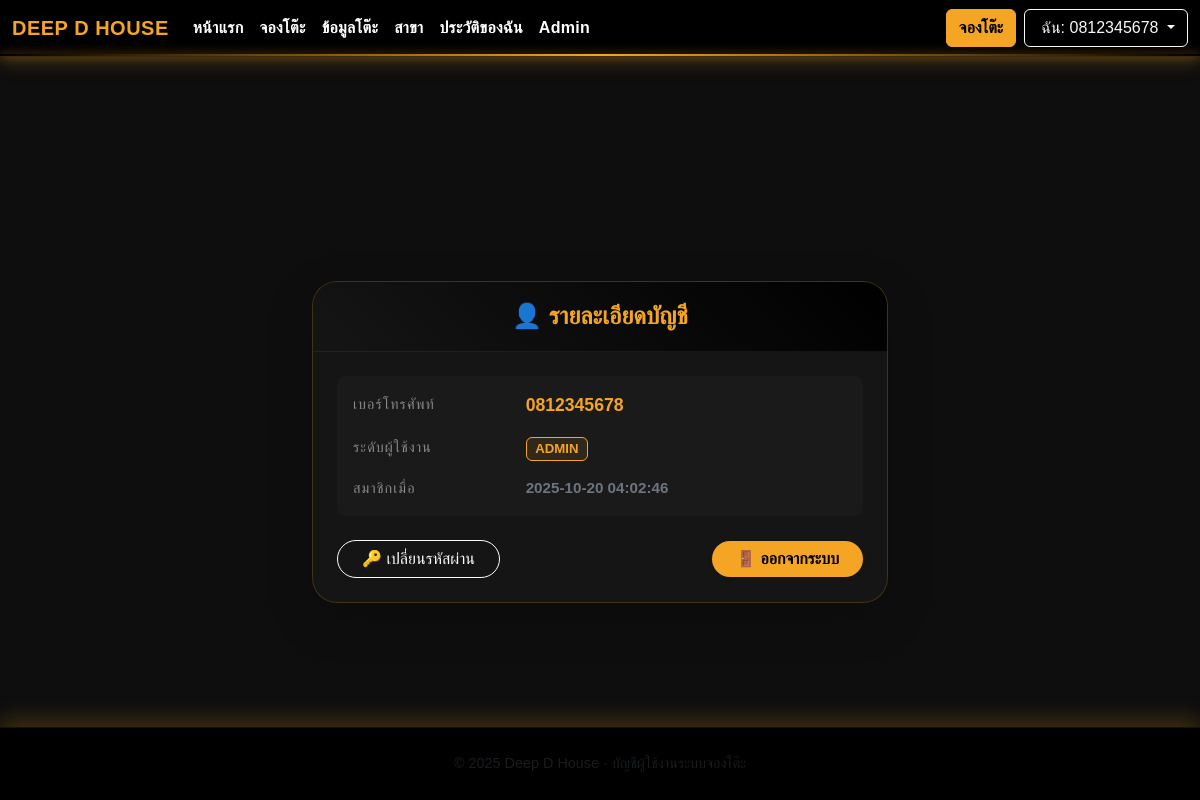
The app's page /profile.php (signed in) with its own data.
### tables this page shows
CREATE TABLE `users` (
  `id` int(11) NOT NULL,
  `phone` varchar(20) NOT NULL,
  `password` varchar(255) NOT NULL,
  `role` enum('admin','user') DEFAULT 'user',
  `created_at` timestamp NOT NULL DEFAULT current_timestamp()
);

### profile.php (the view, shortened to what this page needs)
<?php
require_once 'condb.php';
$user_id = (int)$_SESSION['user_id'];
$stmt = $conn->prepare("SELECT phone, role, created_at FROM users WHERE id=?");
$stmt->bind_param("i", $user_id);
$stmt->execute();
$user = $stmt->get_result()->fetch_assoc();
?>
<!doctype html>
<html lang="th">
<head>
    <link rel="stylesheet" href="https://cdn.jsdelivr.net/npm/bootstrap@5.3.3/dist/css/bootstrap.min.css">
    <link rel="stylesheet" href="style.css">
</head>
<body>
    <?php include 'navbar.php'; ?>
    <div class="main-content">
        <div class="container" style="max-width:600px;">
            <div class="card card-profile shadow-lg">
                <div class="profile-header text-center">
                    <h4 class="mb-0 text-gold fw-bold">👤 รายละเอียดบัญชี</h4>
                </div>
                <div class="card-body p-4">
                    <div class="mb-4 p-3 rounded-3" style="background: rgba(255,255,255,0.02);">
                        <div class="row align-items-center mb-3">
                            <div class="col-4 label-text">เบอร์โทรศัพท์</div>
                            <div class="col-8 info-value text-gold"><?=htmlspecialchars($user['phone'])?></div>
                        </div>
                        <div class="row align-items-center mb-3">
                            <div class="col-4 label-text">ระดับผู้ใช้งาน</div>
                            <div class="col-8 info-value">
                                <span class="badge" style="background: rgba(245,165,36,0.1); color: #f5a524; border: 1px solid #f5a524;">
                                    <?=htmlspecialchars(strtoupper($user['role']))?>
                                </span>
                            </div>
                        </div>
                        <div class="row align-items-center">
                            <div class="col-4 label-text">สมาชิกเมื่อ</div>
                            <div class="col-8 info-value text-secondary" style="font-size: 0.95rem;">
                                <?=htmlspecialchars($user['created_at'])?>
                            </div>
                        </div>
                    </div>
                    <div class="d-flex gap-2 align-items-center mt-4">
                        <button class="btn btn-outline-light px-4 rounded-pill" data-bs-toggle="modal" data-bs-target="#changeModal">
                            🔑 เปลี่ยนรหัสผ่าน
                        </button>
                        <form method="post" action="logout.php" class="ms-auto">
                            <button class="btn btn-gold px-4 rounded-pill shadow-sm" type="submit">
                                🚪 ออกจากระบบ
                            </button>
                        </form>
                    </div>
                </div>
            </div>
        </div>
    </div>
    <footer>
        <div class="container text-muted">
            © 2025 Deep D House · บัญชีผู้ใช้งานระบบจองโต๊ะ
        </div>
    </footer>
</body>
</html>

### style.css (style rules this page uses)
:root { --gold: #f5a524; --gold-2: #d9901d; --bg: #0e0e0e; --card: #151515; }
body { background: var(--bg); color: #fff; font-family: 'Kanit', 'Segoe UI', sans-serif; min-height: 100vh; }
.card { background: var(--card); border: 1px solid rgba(255, 255, 255, 0.08); border-radius: 18px; color: #fff; box-shadow: 0 8px 30px rgba(0, 0, 0, 0.4); transition: transform 0.2s ease, box-shadow 0.2s ease; }
footer { background: #000; color: #aaa; text-align: center; padding: 12px; font-size: 0.9rem; border-top: 1px solid rgba(245, 165, 36, 0.25); box-shadow: 0 -6px 24px rgba(245, 165, 36, 0.25); }
.text-gold { color: var(--gold) !important; }

### profile.php (style rules this page uses)
body { display: flex; flex-direction: column; min-height: 100vh; background-color: #0e0e0e; color: #fff; margin: 0; font-family: 'Kanit', sans-serif; }
.main-content { flex: 1; padding-top: 100px; display: flex; align-items: center; }
.card-profile { background: #151515 !important; border: 1px solid rgba(245, 165, 36, 0.2) !important; border-radius: 25px; box-shadow: 0 15px 35px rgba(0,0,0,0.6); overflow: hidden; }
.profile-header { background: linear-gradient(45deg, #151515, #000); padding: 20px; border-bottom: 1px solid rgba(245, 165, 36, 0.1); }
.text-gold { color: #f5a524 !important; }
.label-text { color: #888; font-size: 0.9rem; text-transform: uppercase; letter-spacing: 1px; }
.info-value { font-size: 1.1rem; font-weight: 600; color: #eee; }
footer { background: #000; color: #444; padding: 25px 0; text-align: center; border-top: 1px solid rgba(245, 165, 36, 0.1); }
.btn-gold { background: #f5a524; color: #000; border: none; font-weight: bold; border-radius: 10px; transition: all 0.3s; }

### records on screen
users: phone "0812345678", role "ADMIN", created_at "2025-10-20 04:02:46"

### other values on screen
$phone "0812345678"
